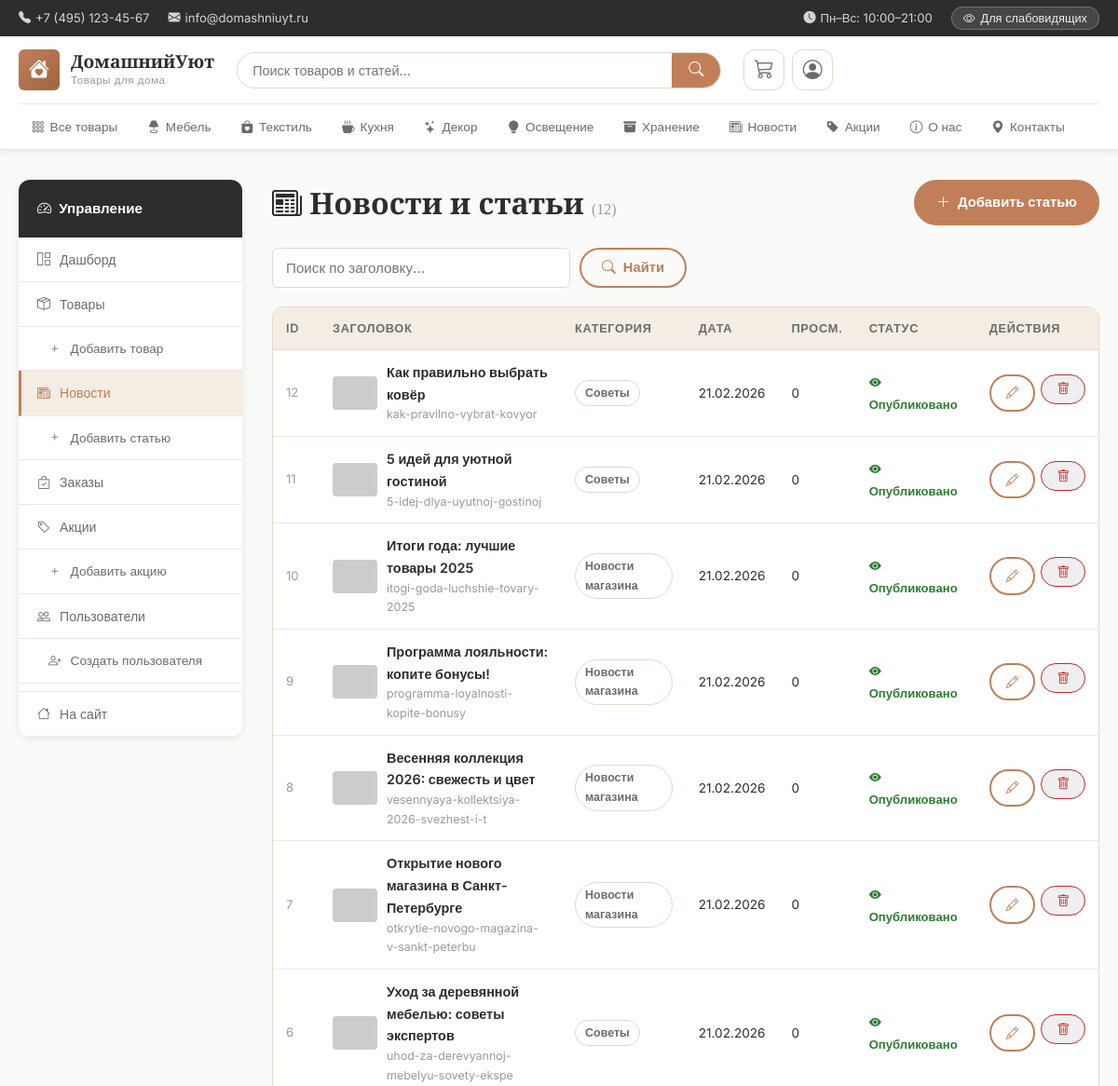
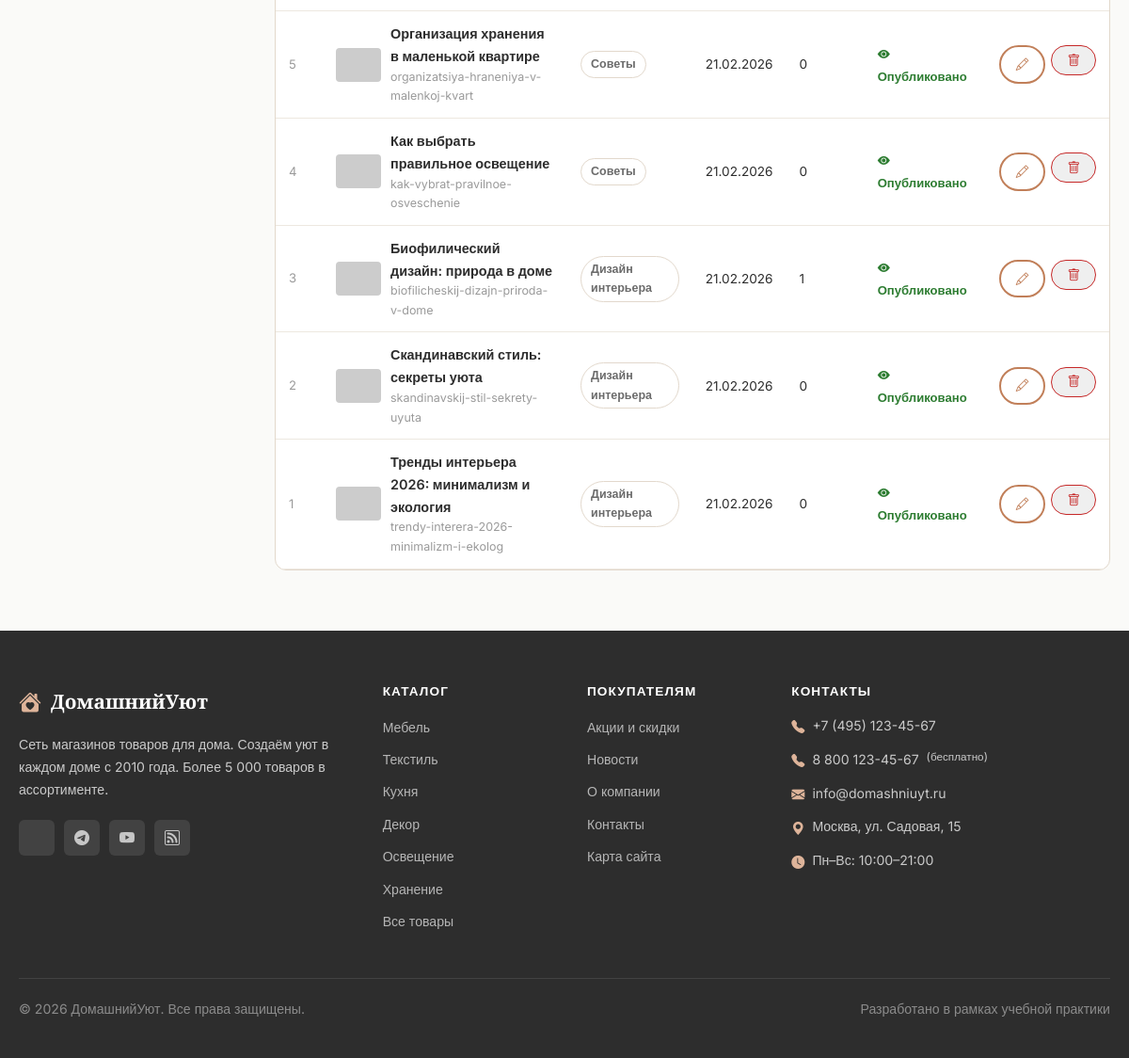
The page /admin/news (signed in) on the database its author committed (2 pictures, top to bottom).
### app.py (models this page shows, shortened)
class Category(db.Model):
    __tablename__ = 'categories'
    id          = db.Column(db.Integer, primary_key=True)
    name        = db.Column(db.String(100), nullable=False)
    slug        = db.Column(db.String(100), unique=True, nullable=False)
    description = db.Column(db.Text)
    icon        = db.Column(db.String(50), default='bi-box')
    order       = db.Column(db.Integer, default=0)
    products = db.relationship('Product', backref='category', lazy=True)

class NewsArticle(db.Model):
    __tablename__ = 'news'
    id           = db.Column(db.Integer, primary_key=True)
    title        = db.Column(db.String(300), nullable=False)
    slug         = db.Column(db.String(300), unique=True, nullable=False)
    preview      = db.Column(db.Text)
    content      = db.Column(db.Text, nullable=False)
    author_id    = db.Column(db.Integer, db.ForeignKey('users.id'))
    category     = db.Column(db.String(100), default='Новости')
    image        = db.Column(db.String(255))
    created_at   = db.Column(db.DateTime, default=datetime.utcnow)
    views        = db.Column(db.Integer, default=0)
    is_published = db.Column(db.Boolean, default=True)

### app.py (the view)
@app.route('/admin/news')
@login_required
@manager_required
def admin_news_list():
    q    = request.args.get('q', '').strip()
    page = request.args.get('page', 1, type=int)
    query = NewsArticle.query
    if q:
        query = query.filter(NewsArticle.title.ilike(f'%{q}%'))
    articles = query.order_by(NewsArticle.id.desc()).paginate(page=page, per_page=20, error_out=False)
    return render_template('admin_news_list.html', articles=articles, search_q=q)

### app.py (called while the page is built)
@login_manager.user_loader
def load_user(user_id):
    return User.query.get(int(user_id))

def manager_required(f):
    @wraps(f)
    def decorated(*args, **kwargs):
        if not current_user.is_authenticated or not current_user.is_manager():
            abort(403)
        return f(*args, **kwargs)
    return decorated

@app.context_processor
def inject_globals():
    cats = Category.query.order_by(Category.order).all()
    cart = session.get('cart', {})
    cart_count = sum(cart.values()) if cart else 0
    return {
        'categories': cats,
        'cart_count': cart_count,
        'current_year': datetime.utcnow().year,
        'site_name': 'ДомашнийУют',
    }

    def is_admin(self) -> bool:
        return self.role == 'admin'

    def is_manager(self) -> bool:
        return self.role in ('admin', 'manager')

### templates/admin_news_list.html (shortened to what this page needs)
{% extends 'base.html' %}
{% block content %}
<div class="container" style="padding-top:32px;padding-bottom:64px;">
  <div class="admin-layout">
    {% include '_admin_sidebar.html' %}
    <div>
      <div style="display:flex;align-items:center;justify-content:space-between;margin-bottom:24px;flex-wrap:wrap;gap:12px;">
        <h1 style="margin:0;">
          <i class="bi bi-newspaper" aria-hidden="true"></i> Новости и статьи
          <span style="font-size:1rem;color:var(--text-muted);font-weight:400;">({{ articles.total }})</span>
        </h1>
        <a href="{{ url_for('admin_news_create') }}" class="btn btn-primary">
          <i class="bi bi-plus-lg" aria-hidden="true"></i> Добавить статью
        </a>
      </div>
      <form method="GET" style="display:flex;gap:10px;flex-wrap:wrap;margin-bottom:20px;">
        <input type="text" name="q" value="{{ search_q }}" placeholder="Поиск по заголовку…"
               class="form-control" style="max-width:320px;" aria-label="Поиск статьи">
        <button type="submit" class="btn btn-outline">
          <i class="bi bi-search" aria-hidden="true"></i> Найти
        </button>
      </form>
      <div style="background:var(--bg-surface);border:1px solid var(--border);border-radius:var(--r-md);overflow:hidden;">
        <div style="overflow-x:auto;">
          <table class="data-table" aria-label="Список статей">
            <thead>
              <tr>
                <th scope="col" style="width:50px;">ID</th>
                <th scope="col">Заголовок</th>
                <th scope="col">Категория</th>
                <th scope="col">Дата</th>
                <th scope="col">Просм.</th>
                <th scope="col">Статус</th>
                <th scope="col" style="width:130px;">Действия</th>
              </tr>
            </thead>
            <tbody>
              {% for article in articles.items %}
              <tr>
                <td style="color:var(--text-muted);font-size:.82rem;">{{ article.id }}</td>
                <td>
                  <div style="display:flex;align-items:center;gap:10px;">
                    <img src="{{ article.image }}" alt="" loading="lazy"
                         style="width:48px;height:36px;object-fit:cover;border-radius:4px;flex-shrink:0;">
                    <div>
                      <div style="font-weight:600;font-size:.9rem;">
                        {{ article.title[:70] }}{% if article.title|length > 70 %}…{% endif %}
                      </div>
                      <div style="font-size:.78rem;color:var(--text-muted);">{{ article.slug[:40] }}</div>
                    </div>
                  </div>
                </td>
                <td>
                  <span class="badge badge-outline" style="font-size:.78rem;">{{ article.category }}</span>
                </td>
                <td style="font-size:.85rem;white-space:nowrap;">
                  {{ article.created_at.strftime('%d.%m.%Y') }}
                </td>
                <td style="font-size:.85rem;">{{ article.views }}</td>
                <td>
                  {% if article.is_published %}
                  <span style="color:var(--success);font-size:.82rem;font-weight:600;">
                    <i class="bi bi-eye-fill" aria-hidden="true"></i> Опубликовано
                  </span>
                  {% else %}
                  <span style="color:var(--text-muted);font-size:.82rem;">
                    <i class="bi bi-eye-slash" aria-hidden="true"></i> Черновик
                  </span>
                  {% endif %}
                </td>
                <td>
                  <div style="display:flex;gap:6px;">
                    <a href="{{ url_for('admin_news_edit', article_id=article.id) }}"
                       class="btn btn-outline btn-sm"
                       aria-label="Редактировать статью">
                      <i class="bi bi-pencil" aria-hidden="true"></i>
                    </a>
                    {% if current_user.is_admin() %}
                    <form action="{{ url_for('admin_news_delete', article_id=article.id) }}" method="POST"
                          onsubmit="return confirm('Удалить статью «{{ article.title[:40] }}»?')">
                      <button type="submit" class="btn btn-sm"
                              style="color:var(--danger);border:1px solid var(--danger);"
                              aria-label="Удалить статью">
                        <i class="bi bi-trash" aria-hidden="true"></i>
                      </button>
                    </form>
                    {% endif %}
                  </div>
                </td>
              </tr>
              {% else %}
              <tr>
                <td colspan="7" style="text-align:center;padding:32px;color:var(--text-muted);">
                  {% if search_q %}Ничего не найдено{% else %}Статьи отсутствуют{% endif %}
                </td>
              </tr>
              {% endfor %}
            </tbody>
          </table>
        </div>
      </div>
    </div>
  </div>
</div>
{% endblock %}

### templates/base.html (shortened to what this page needs)
<!DOCTYPE html>
<html lang="ru">
<head>
  <link rel="stylesheet" href="https://cdn.jsdelivr.net/npm/bootstrap-icons@1.11.3/font/bootstrap-icons.css">
  <link rel="stylesheet" href="{{ url_for('static', filename='css/main.css') }}?v=3" id="main-css">
  <link rel="stylesheet" href="{{ url_for('static', filename='css/accessibility.css') }}?v=3" id="access-css" disabled>
</head>
<body class="standard-theme">
<header class="site-header" role="banner">
  <div class="header-top">
    <div class="container">
      <div class="header-top-inner">
        <div class="header-contacts">
          <a href="tel:+74951234567" aria-label="Позвонить">
            <i class="bi bi-telephone-fill" aria-hidden="true"></i> +7 (495) 123-45-67
          </a>
          <a href="mailto:info@domashniuyt.ru" aria-label="Написать письмо">
            <i class="bi bi-envelope-fill" aria-hidden="true"></i> info@domashniuyt.ru
          </a>
        </div>
        <div class="header-top-links">
          <span class="work-hours">
            <i class="bi bi-clock-fill" aria-hidden="true"></i> Пн–Вс: 10:00–21:00
          </span>
          <button class="theme-toggle" id="themeToggle" onclick="toggleTheme()"
                  aria-label="Переключить тему для слабовидящих" type="button">
            <i class="bi bi-eye" aria-hidden="true"></i>
            <span class="toggle-text">Для слабовидящих</span>
          </button>
        </div>
      </div>
    </div>
  </div>
  <nav class="main-nav" role="navigation" aria-label="Основное меню">
    <div class="container">
      <div class="nav-inner">
        <a href="{{ url_for('index') }}" class="logo" aria-label="ДомашнийУют — главная страница">
          <div class="logo-icon" aria-hidden="true">
            <i class="bi bi-house-heart-fill"></i>
          </div>
          <div class="logo-text">
            <span class="logo-name">{{ site_name }}</span>
            <span class="logo-tagline">Товары для дома</span>
          </div>
        </a>
        <div class="nav-search" role="search">
          <form action="{{ url_for('search') }}" method="GET" class="search-form"
                aria-label="Поиск по сайту">
            <input type="text" name="q" id="searchInput"
                   placeholder="Поиск товаров и статей..."
                   autocomplete="off"
                   value="{{ request.args.get('q', '') }}"
                   aria-autocomplete="list"
                   aria-controls="searchSuggestions">
            <button type="submit" aria-label="Найти">
              <i class="bi bi-search" aria-hidden="true"></i>
            </button>
          </form>
        </div>
        <div class="nav-actions">
          <a href="{{ url_for('cart_view') }}" class="nav-action" aria-label="Корзина{% if cart_count %}: {{ cart_count }} товар(ов){% endif %}">
            <i class="bi bi-cart3" aria-hidden="true"></i>
          </a>
          {% if current_user.is_authenticated %}
          <div class="nav-user-menu" id="userMenuWrap">
            <button class="nav-action user-btn" type="button"
                    id="userMenuBtn"
                    aria-label="Меню пользователя {{ current_user.username }}"
                    aria-haspopup="true"
                    aria-expanded="false">
              <i class="bi bi-person-circle" aria-hidden="true"></i>
            </button>
          </div>
          {% else %}
          <a href="{{ url_for('login') }}" class="nav-action" aria-label="Войти в аккаунт">
            <i class="bi bi-person" aria-hidden="true"></i>
          </a>
          {% endif %}
        </div>
      </div>
      <div class="category-nav" id="categoryNav" role="navigation" aria-label="Категории товаров">
        <ul class="category-menu">
          <li>
            <a href="{{ url_for('catalog') }}"
               {% if request.endpoint == 'catalog' and not request.view_args.get('category_slug') %}class="active"{% endif %}>
              <i class="bi bi-grid-3x3-gap" aria-hidden="true"></i> Все товары
            </a>
          </li>
          {% for cat in categories %}
          <li>
            <a href="{{ url_for('catalog', category_slug=cat.slug) }}"
               {% if request.view_args and request.view_args.get('category_slug') == cat.slug %}class="active"{% endif %}>
              <i class="bi {{ cat.icon }}" aria-hidden="true"></i> {{ cat.name }}
            </a>
          </li>
          {% endfor %}
          <li>
            <a href="{{ url_for('news') }}"
               {% if request.endpoint in ('news','news_detail') %}class="active"{% endif %}>
              <i class="bi bi-newspaper" aria-hidden="true"></i> Новости
            </a>
          </li>
          <li>
            <a href="{{ url_for('promotions') }}"
               {% if request.endpoint == 'promotions' %}class="active"{% endif %}>
              <i class="bi bi-tag-fill" aria-hidden="true"></i> Акции
            </a>
          </li>
          <li>
            <a href="{{ url_for('about') }}"
               {% if request.endpoint == 'about' %}class="active"{% endif %}>
              <i class="bi bi-info-circle" aria-hidden="true"></i> О нас
            </a>
          </li>
          <li>
            <a href="{{ url_for('contacts') }}"
               {% if request.endpoint == 'contacts' %}class="active"{% endif %}>
              <i class="bi bi-geo-alt-fill" aria-hidden="true"></i> Контакты
            </a>
          </li>
        </ul>
      </div>
    </div>
  </nav>
</header>
<main class="main-content" id="main-content" role="main">
  {% block content %}{% endblock %}
</main>
<footer class="site-footer" role="contentinfo">
  <div class="container">
    <div class="footer-grid">
      <div class="footer-col">
        <div class="footer-logo">
          <i class="bi bi-house-heart-fill" aria-hidden="true"></i>
          <span>{{ site_name }}</span>
        </div>
        <p>Сеть магазинов товаров для дома. Создаём уют в каждом доме с 2010 года. Более 5 000 товаров в ассортименте.</p>
        <div class="social-links" aria-label="Социальные сети">
          <a href="#" aria-label="ВКонтакте"></a>
          <a href="#" aria-label="Telegram"><i class="bi bi-telegram" aria-hidden="true"></i></a>
          <a href="#" aria-label="YouTube"><i class="bi bi-youtube" aria-hidden="true"></i></a>
          <a href="#" aria-label="Дзен"><i class="bi bi-rss" aria-hidden="true"></i></a>
        </div>
      </div>
      <div class="footer-col">
        <h4>Каталог</h4>
        <ul>
          {% for cat in categories %}
          <li><a href="{{ url_for('catalog', category_slug=cat.slug) }}">{{ cat.name }}</a></li>
          {% endfor %}
          <li><a href="{{ url_for('catalog') }}">Все товары</a></li>
        </ul>
      </div>
      <div class="footer-col">
        <h4>Покупателям</h4>
        <ul>
          <li><a href="{{ url_for('promotions') }}">Акции и скидки</a></li>
          <li><a href="{{ url_for('news') }}">Новости</a></li>
          <li><a href="{{ url_for('about') }}">О компании</a></li>
          <li><a href="{{ url_for('contacts') }}">Контакты</a></li>
          <li><a href="{{ url_for('sitemap') }}">Карта сайта</a></li>
        </ul>
      </div>
      <div class="footer-col">
        <h4>Контакты</h4>
        <div class="footer-contacts">
          <p><i class="bi bi-telephone-fill" aria-hidden="true"></i>
            <a href="tel:+74951234567">+7 (495) 123-45-67</a></p>
          <p><i class="bi bi-telephone-fill" aria-hidden="true"></i>
            <a href="tel:+78001234567">8 800 123-45-67</a> <small>(бесплатно)</small></p>
          <p><i class="bi bi-envelope-fill" aria-hidden="true"></i>
            <a href="mailto:info@domashniuyt.ru">info@domashniuyt.ru</a></p>
          <p><i class="bi bi-geo-alt-fill" aria-hidden="true"></i> Москва, ул. Садовая, 15</p>
          <p><i class="bi bi-clock-fill" aria-hidden="true"></i> Пн–Вс: 10:00–21:00</p>
        </div>
      </div>
    </div>
    <div class="footer-bottom">
      <p>&copy; {{ current_year }} {{ site_name }}. Все права защищены.</p>
      <p>Разработано в рамках учебной практики</p>
    </div>
  </div>
</footer>
</body>
</html>

### rows shown on the page
Category: name "Мебель"
Category: name "Текстиль"
Category: name "Кухня"
Category: name "Декор"
Category: name "Освещение"
Category: name "Хранение"
NewsArticle: id "12", title "Как правильно выбрать ковёр", slug "kak-pravilno-vybrat-kovyor", category "Советы", created_at "21.02.2026", views "0", is_published True (drawn)
NewsArticle: id "11", title "5 идей для уютной гостиной", slug "5-idej-dlya-uyutnoj-gostinoj", category "Советы", created_at "21.02.2026", views "0", is_published True (drawn)
NewsArticle: id "10", title "Итоги года: лучшие товары 2025", slug "itogi-goda-luchshie-tovary-2025", category "Новости магазина", created_at "21.02.2026", views "0", is_published True (drawn)
NewsArticle: id "9", title "Программа лояльности: копите бонусы!", slug "programma-loyalnosti-kopite-bonusy", category "Новости магазина", created_at "21.02.2026", views "0", is_published True (drawn)
NewsArticle: id "8", title "Весенняя коллекция 2026: свежесть и цвет", slug "vesennyaya-kollektsiya-2026-svezhest-i-t", category "Новости магазина", created_at "21.02.2026", views "0", is_published True (drawn)
NewsArticle: id "7", title "Открытие нового магазина в Санкт-Петербурге", slug "otkrytie-novogo-magazina-v-sankt-peterbu", category "Новости магазина", created_at "21.02.2026", views "0", is_published True (drawn)
NewsArticle: id "6", title "Уход за деревянной мебелью: советы экспертов", slug "uhod-za-derevyannoj-mebelyu-sovety-ekspe", category "Советы", created_at "21.02.2026", views "0", is_published True (drawn)
NewsArticle: id "5", title "Организация хранения в маленькой квартире", slug "organizatsiya-hraneniya-v-malenkoj-kvart", category "Советы", created_at "21.02.2026", views "0", is_published True (drawn)
NewsArticle: id "4", title "Как выбрать правильное освещение", slug "kak-vybrat-pravilnoe-osveschenie", category "Советы", created_at "21.02.2026", views "0", is_published True (drawn)
NewsArticle: id "3", title "Биофилический дизайн: природа в доме", slug "biofilicheskij-dizajn-priroda-v-dome", category "Дизайн интерьера", created_at "21.02.2026", views "1", is_published True (drawn)
NewsArticle: id "2", title "Скандинавский стиль: секреты уюта", slug "skandinavskij-stil-sekrety-uyuta", category "Дизайн интерьера", created_at "21.02.2026", views "0", is_published True (drawn)
NewsArticle: id "1", title "Тренды интерьера 2026: минимализм и экология", slug "trendy-interera-2026-minimalizm-i-ekolog", category "Дизайн интерьера", created_at "21.02.2026", views "0", is_published True (drawn)

### other values the page prints
{{ site_name }} "ДомашнийУют"
{{ articles.total }} "12"
